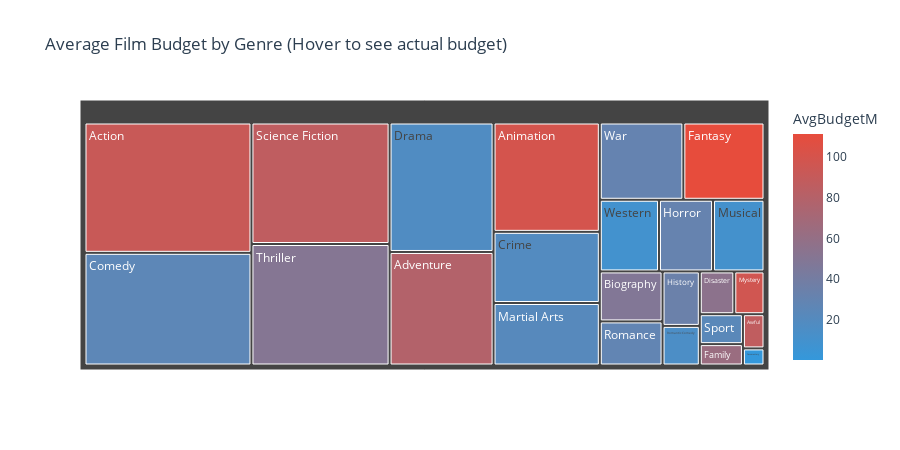

Source (notebook cell):
### Code cell
# Additional view: Average Budget by Genre (actual numbers)
fig_avg_budget = px.treemap(
    budget_analysis.to_pandas(),
    path=['Genre'],
    values='TotalFilms',
    color='AvgBudgetM',
    color_continuous_scale=[[0, PRODIVI_COLORS['secondary']], [1, PRODIVI_COLORS['accent']]],
    hover_data={'AvgBudget': ':$,.0f', 'PctAboveAvg': ':.1f%'},
    title='Average Film Budget by Genre (Hover to see actual budget)'
)

fig_avg_budget.update_traces(
    hovertemplate='<b>%{label}</b><br>' +
                  'Films: %{value}<br>' +
                  'Avg Budget: $%{customdata[0]:,.0f}<br>' +
                  'Above Avg: %{customdata[1]:.1f}%<extra></extra>'
)

fig_avg_budget.update_layout(
    font={'color': PRODIVI_COLORS['text']},
    paper_bgcolor='white',
    height=450
)

fig_avg_budget.show()

### Figure 1 — Plotly figure (JSON) as saved in the notebook; plotly's stock layout.template omitted (floating-point values rounded to 4 significant figures)
{"data": [{"branchvalues": "total", "customdata": [["63600000.0", "60.0", 63.6], ["48473529.4117647", "52.9", 48.47], ["87000000.0", "50.0", 87], ["532500.0", "50.0", 0.53], ["99292063.49206349", "49.2", 99.29], ["111050000.0", "47.1", 111.0], ["96714285.71428572", "42.9", 96.71], ["23928571.42857143", "42.9", 23.93], ["79250328.125", "42.2", 79.25], ["86162637.36263736", "41.8", 86.16], ["92135381.3559322", "41.5", 92.14], ["50620615.384615384", "38.5", 50.62], ["15368750.0", "37.5", 15.37], ["55150000.0", "37.5", 55.15], ["19417341.463414636", "36.6", 19.42], ["34390909.09090909", "36.4", 34.39], ["30480285.714285713", "34.3", 30.48], ["25745000.0", "33.3", 25.74], ["22215138.888888888", "30.6", 22.22], ["31097045.095238097", "28.6", 31.1], ["18094626.397260275", "27.4", 18.09], ["9585130.43478261", "26.1", 9.59], ["10700050.0", "20.0", 10.7], ["28626666.666666668", "13.3", 28.63]], "domain": {"x": [0, 1], "y": [0, 1]}, "hovertemplate": "<b>%{label}</b><br>Films: %{value}<br>Avg Budget: $%{customdata[0]:,.0f}<br>Above Avg: %{customdata[1]:.1f}%<extra></extra>", "ids": ["Family", "Biography", "Awful", "Documentary", "Animation", "Fantasy", "Mystery", "Sport", "Adventure", "Science Fiction", "Action", "Thriller", "Romantic Comedy", "Disaster", "Crime", "History", "War", "Comedy", "Martial Arts", "Horror", "Drama", "Western", "Musical", "Romance"], "labels": ["Family", "Biography", "Awful", "Documentary", "Animation", "Fantasy", "Mystery", "Sport", "Adventure", "Science Fiction", "Action", "Thriller", "Romantic Comedy", "Disaster", "Crime", "History", "War", "Comedy", "Martial Arts", "Horror", "Drama", "Western", "Musical", "Romance"], "marker": {"coloraxis": "coloraxis", "colors": [63.6, 48.47, 87.0, 0.53, 99.29, 111.0, 96.71, 23.93, 79.25, 86.16, 92.14, 50.62, 15.37, 55.15, 19.42, 34.39, 30.48, 25.74, 22.22, 31.1, 18.09, 9.59, 10.7, 28.63]}, "name": "", "parents": ["", "", "", "", "", "", "", "", "", "", "", "", "", "", "", "", "", "", "", "", "", "", "", ""], "values": [5.0, 17.0, 4.0, 2.0, 63.0, 34.0, 7.0, 7.0, 64.0, 91.0, 118.0, 91.0, 8.0, 8.0, 41.0, 11.0, 35.0, 102.0, 36.0, 21.0, 73.0, 23.0, 20.0, 15.0], "type": "treemap"}], "layout": {"coloraxis": {"colorbar": {"title": {"text": "AvgBudgetM"}}, "colorscale": [[0, "#3498DB"], [1, "#E74C3C"]]}, "legend": {"tracegroupgap": 0}, "title": {"text": "Average Film Budget by Genre (Hover to see actual budget)"}, "font": {"color": "#2C3E50"}, "paper_bgcolor": "white", "height": 450}}
